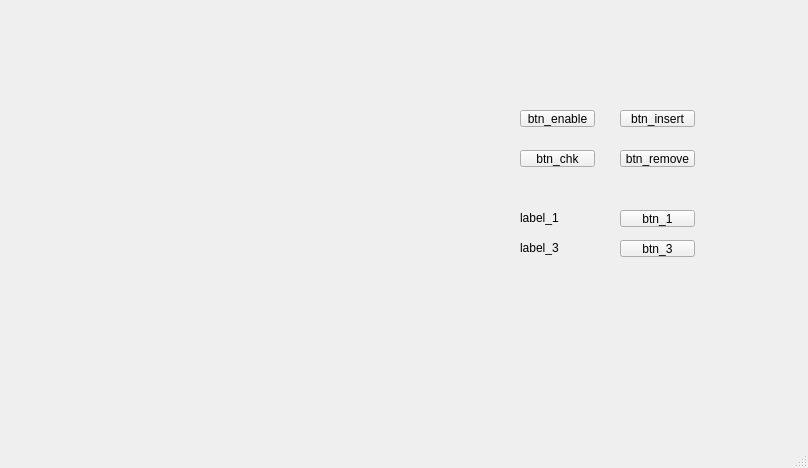
<?xml version="1.0" encoding="UTF-8"?>
<ui version="4.0">
 <class>MainWindow</class>
 <widget class="QMainWindow" name="MainWindow">
  <property name="geometry">
   <rect>
    <x>0</x>
    <y>0</y>
    <width>808</width>
    <height>468</height>
   </rect>
  </property>
  <property name="windowTitle">
   <string>MainWindow</string>
  </property>
  <widget class="QWidget" name="centralwidget">
   <widget class="QPushButton" name="btn_chk">
    <property name="geometry">
     <rect>
      <x>520</x>
      <y>150</y>
      <width>75</width>
      <height>17</height>
     </rect>
    </property>
    <property name="text">
     <string>btn_chk</string>
    </property>
   </widget>
   <widget class="QPushButton" name="btn_insert">
    <property name="geometry">
     <rect>
      <x>620</x>
      <y>110</y>
      <width>75</width>
      <height>17</height>
     </rect>
    </property>
    <property name="text">
     <string>btn_insert</string>
    </property>
   </widget>
   <widget class="QPushButton" name="btn_remove">
    <property name="geometry">
     <rect>
      <x>620</x>
      <y>150</y>
      <width>75</width>
      <height>17</height>
     </rect>
    </property>
    <property name="text">
     <string>btn_remove</string>
    </property>
   </widget>
   <widget class="QPushButton" name="btn_1">
    <property name="geometry">
     <rect>
      <x>620</x>
      <y>210</y>
      <width>75</width>
      <height>17</height>
     </rect>
    </property>
    <property name="text">
     <string>btn_1</string>
    </property>
   </widget>
   <widget class="QPushButton" name="btn_3">
    <property name="geometry">
     <rect>
      <x>620</x>
      <y>240</y>
      <width>75</width>
      <height>17</height>
     </rect>
    </property>
    <property name="text">
     <string>btn_3</string>
    </property>
   </widget>
   <widget class="QLabel" name="label_1">
    <property name="geometry">
     <rect>
      <x>520</x>
      <y>210</y>
      <width>56</width>
      <height>16</height>
     </rect>
    </property>
    <property name="text">
     <string>label_1</string>
    </property>
   </widget>
   <widget class="QLabel" name="label_3">
    <property name="geometry">
     <rect>
      <x>520</x>
      <y>240</y>
      <width>56</width>
      <height>16</height>
     </rect>
    </property>
    <property name="text">
     <string>label_3</string>
    </property>
   </widget>
   <widget class="QPushButton" name="btn_enable">
    <property name="geometry">
     <rect>
      <x>520</x>
      <y>110</y>
      <width>75</width>
      <height>17</height>
     </rect>
    </property>
    <property name="text">
     <string>btn_enable</string>
    </property>
   </widget>
  </widget>
  <widget class="QMenuBar" name="menubar">
   <property name="geometry">
    <rect>
     <x>0</x>
     <y>0</y>
     <width>808</width>
     <height>21</height>
    </rect>
   </property>
  </widget>
  <widget class="QStatusBar" name="statusbar"/>
 </widget>
 <resources/>
 <connections/>
</ui>
